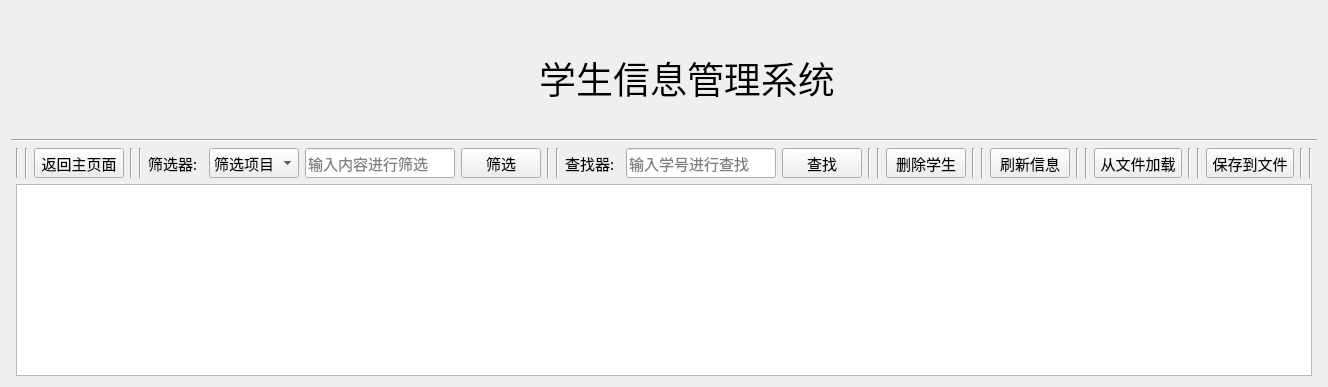
     <widget class="QWidget" name="studentdisp">
      <property name="styleSheet">
       <string notr="true"/>
      </property>
      <layout class="QGridLayout" name="gridLayout_2">
       <item row="0" column="0">
        <layout class="QVBoxLayout" name="verticalLayout">
         <item>
          <spacer name="verticalSpacer_2">
           <property name="orientation">
            <enum>Qt::Vertical</enum>
           </property>
           <property name="sizeType">
            <enum>QSizePolicy::Maximum</enum>
           </property>
           <property name="sizeHint" stdset="0">
            <size>
             <width>20</width>
             <height>40</height>
            </size>
           </property>
          </spacer>
         </item>
         <item>
          <layout class="QHBoxLayout" name="horizontalLayout_2">
           <item>
            <spacer name="horizontalSpacer_3">
             <property name="orientation">
              <enum>Qt::Horizontal</enum>
             </property>
             <property name="sizeHint" stdset="0">
              <size>
               <width>40</width>
               <height>20</height>
              </size>
             </property>
            </spacer>
           </item>
           <item>
            <widget class="QLabel" name="label_19">
             <property name="minimumSize">
              <size>
               <width>40</width>
               <height>40</height>
              </size>
             </property>
             <property name="maximumSize">
              <size>
               <width>40</width>
               <height>40</height>
              </size>
             </property>
             <property name="styleSheet">
              <string notr="true">image: url(:/img/icons/logo.png);</string>
             </property>
             <property name="text">
              <string/>
             </property>
            </widget>
           </item>
           <item>
            <widget class="QLabel" name="label">
             <property name="sizePolicy">
              <sizepolicy hsizetype="Preferred" vsizetype="Preferred">
               <horstretch>0</horstretch>
               <verstretch>0</verstretch>
              </sizepolicy>
             </property>
             <property name="font">
              <font>
               <family>华文楷体</family>
               <pointsize>28</pointsize>
               <weight>50</weight>
               <italic>false</italic>
               <bold>false</bold>
              </font>
             </property>
             <property name="text">
              <string>学生信息管理系统</string>
             </property>
             <property name="alignment">
              <set>Qt::AlignCenter</set>
             </property>
            </widget>
           </item>
           <item>
            <spacer name="horizontalSpacer_4">
             <property name="orientation">
              <enum>Qt::Horizontal</enum>
             </property>
             <property name="sizeHint" stdset="0">
              <size>
               <width>40</width>
               <height>20</height>
              </size>
             </property>
            </spacer>
           </item>
          </layout>
         </item>
         <item>
          <widget class="QLabel" name="savetishi">
           <property name="minimumSize">
            <size>
             <width>0</width>
             <height>20</height>
            </size>
           </property>
           <property name="font">
            <font>
             <family>楷体</family>
             <pointsize>12</pointsize>
            </font>
           </property>
           <property name="text">
            <string/>
           </property>
           <property name="alignment">
            <set>Qt::AlignCenter</set>
           </property>
          </widget>
         </item>
         <item>
          <widget class="Line" name="line_7">
           <property name="orientation">
            <enum>Qt::Horizontal</enum>
           </property>
          </widget>
         </item>
         <item>
          <layout class="QHBoxLayout" name="horizontalLayout_3">
           <item>
            <spacer name="horizontalSpacer_32">
             <property name="orientation">
              <enum>Qt::Horizontal</enum>
             </property>
             <property name="sizeType">
              <enum>QSizePolicy::Expanding</enum>
             </property>
             <property name="sizeHint" stdset="0">
              <size>
               <width>5</width>
               <height>20</height>
              </size>
             </property>
            </spacer>
           </item>
           <item>
            <widget class="Line" name="line_18">
             <property name="orientation">
              <enum>Qt::Vertical</enum>
             </property>
            </widget>
           </item>
           <item>
            <widget class="Line" name="line_19">
             <property name="orientation">
              <enum>Qt::Vertical</enum>
             </property>
            </widget>
           </item>
           <item>
            <widget class="QPushButton" name="pushButton_2">
             <property name="minimumSize">
              <size>
               <width>90</width>
               <height>30</height>
              </size>
             </property>
             <property name="maximumSize">
              <size>
               <width>9999</width>
               <height>30</height>
              </size>
             </property>
             <property name="font">
              <font>
               <family>楷体</family>
               <pointsize>11</pointsize>
              </font>
             </property>
             <property name="text">
              <string>返回主页面</string>
             </property>
            </widget>
           </item>
           <item>
            <widget class="Line" name="line_17">
             <property name="orientation">
              <enum>Qt::Vertical</enum>
             </property>
            </widget>
           </item>
           <item>
            <widget class="Line" name="line_8">
             <property name="orientation">
              <enum>Qt::Vertical</enum>
             </property>
            </widget>
           </item>
           <item>
            <widget class="QLabel" name="label_17">
             <property name="minimumSize">
              <size>
               <width>55</width>
               <height>30</height>
              </size>
             </property>
             <property name="maximumSize">
              <size>
               <width>9999</width>
               <height>30</height>
              </size>
             </property>
             <property name="font">
              <font>
               <family>楷体</family>
               <pointsize>11</pointsize>
              </font>
             </property>
             <property name="text">
              <string>筛选器:</string>
             </property>
            </widget>
           </item>
           <item>
            <widget class="QComboBox" name="comboBox">
             <property name="minimumSize">
              <size>
               <width>90</width>
               <height>30</height>
              </size>
             </property>
             <property name="maximumSize">
              <size>
               <width>9999</width>
               <height>30</height>
              </size>
             </property>
             <property name="font">
              <font>
               <family>楷体</family>
               <pointsize>11</pointsize>
              </font>
             </property>
             <item>
              <property name="text">
               <string>筛选项目</string>
              </property>
             </item>
             <item>
              <property name="text">
               <string>年级</string>
              </property>
             </item>
             <item>
              <property name="text">
               <string>专业</string>
              </property>
             </item>
             <item>
              <property name="text">
               <string>班级</string>
              </property>
             </item>
             <item>
              <property name="text">
               <string>姓名</string>
              </property>
             </item>
             <item>
              <property name="text">
               <string>寝室号</string>
              </property>
             </item>
            </widget>
           </item>
           <item>
            <widget class="QLineEdit" name="shaixuanqi">
             <property name="minimumSize">
              <size>
               <width>150</width>
               <height>30</height>
              </size>
             </property>
             <property name="maximumSize">
              <size>
               <width>9999</width>
               <height>30</height>
              </size>
             </property>
             <property name="font">
              <font>
               <family>楷体</family>
               <pointsize>11</pointsize>
              </font>
             </property>
             <property name="text">
              <string/>
             </property>
             <property name="placeholderText">
              <string>输入内容进行筛选</string>
             </property>
            </widget>
           </item>
           <item>
            <widget class="QPushButton" name="pushButton">
             <property name="minimumSize">
              <size>
               <width>60</width>
               <height>30</height>
              </size>
             </property>
             <property name="maximumSize">
              <size>
               <width>9999</width>
               <height>30</height>
              </size>
             </property>
             <property name="font">
              <font>
               <family>楷体</family>
               <pointsize>11</pointsize>
              </font>
             </property>
             <property name="text">
              <string>筛选</string>
             </property>
            </widget>
           </item>
           <item>
            <widget class="Line" name="line_2">
             <property name="orientation">
              <enum>Qt::Vertical</enum>
             </property>
            </widget>
           </item>
           <item>
            <widget class="Line" name="line_9">
             <property name="orientation">
              <enum>Qt::Vertical</enum>
             </property>
            </widget>
           </item>
           <item>
            <widget class="QLabel" name="label_18">
             <property name="minimumSize">
              <size>
               <width>55</width>
               <height>30</height>
              </size>
             </property>
             <property name="maximumSize">
              <size>
               <width>9999</width>
               <height>30</height>
              </size>
             </property>
             <property name="font">
              <font>
               <family>楷体</family>
               <pointsize>11</pointsize>
              </font>
             </property>
             <property name="text">
              <string>查找器:</string>
             </property>
            </widget>
           </item>
           <item>
            <widget class="QLineEdit" name="chazhaoqi">
             <property name="minimumSize">
              <size>
               <width>150</width>
               <height>30</height>
              </size>
             </property>
             <property name="maximumSize">
              <size>
               <width>9999</width>
               <height>30</height>
              </size>
             </property>
             <property name="font">
              <font>
               <family>楷体</family>
               <pointsize>11</pointsize>
              </font>
             </property>
             <property name="text">
              <string/>
             </property>
             <property name="maxLength">
              <number>12</number>
             </property>
             <property name="placeholderText">
              <string>输入学号进行查找</string>
             </property>
            </widget>
           </item>
           <item>
            <widget class="QPushButton" name="pushButton_5">
             <property name="minimumSize">
              <size>
               <width>60</width>
               <height>30</height>
              </size>
             </property>
             <property name="maximumSize">
              <size>
               <width>9999</width>
               <height>30</height>
              </size>
             </property>
             <property name="font">
              <font>
               <family>楷体</family>
               <pointsize>11</pointsize>
              </font>
             </property>
             <property name="text">
              <string>查找</string>
             </property>
            </widget>
           </item>
           <item>
            <widget class="Line" name="line_6">
             <property name="orientation">
              <enum>Qt::Vertical</enum>
             </property>
            </widget>
           </item>
           <item>
            <widget class="Line" name="line_10">
             <property name="orientation">
              <enum>Qt::Vertical</enum>
             </property>
            </widget>
           </item>
           <item>
            <widget class="QPushButton" name="pushButton_4">
             <property name="minimumSize">
              <size>
               <width>75</width>
               <height>30</height>
              </size>
             </property>
             <property name="maximumSize">
              <size>
               <width>9999</width>
               <height>30</height>
              </size>
             </property>
             <property name="font">
              <font>
               <family>楷体</family>
               <pointsize>11</pointsize>
              </font>
             </property>
             <property name="text">
              <string>删除学生</string>
             </property>
            </widget>
           </item>
           <item>
            <widget class="Line" name="line_11">
             <property name="orientation">
              <enum>Qt::Vertical</enum>
             </property>
            </widget>
           </item>
           <item>
            <widget class="Line" name="line_3">
             <property name="orientation">
              <enum>Qt::Vertical</enum>
             </property>
            </widget>
           </item>
           <item>
            <widget class="QPushButton" name="readfile">
             <property name="minimumSize">
              <size>
               <width>75</width>
               <height>30</height>
              </size>
             </property>
             <property name="maximumSize">
              <size>
               <width>9999</width>
               <height>30</height>
              </size>
             </property>
             <property name="font">
              <font>
               <family>楷体</family>
               <pointsize>11</pointsize>
              </font>
             </property>
             <property name="text">
              <string>刷新信息</string>
             </property>
            </widget>
           </item>
           <item>
            <widget class="Line" name="line_4">
             <property name="orientation">
              <enum>Qt::Vertical</enum>
             </property>
            </widget>
           </item>
           <item>
            <widget class="Line" name="line_12">
             <property name="orientation">
              <enum>Qt::Vertical</enum>
             </property>
            </widget>
           </item>
           <item>
            <widget class="QPushButton" name="pushButton_3">
             <property name="minimumSize">
              <size>
               <width>88</width>
               <height>30</height>
              </size>
             </property>
             <property name="maximumSize">
              <size>
               <width>9999</width>
               <height>30</height>
              </size>
             </property>
             <property name="font">
              <font>
               <family>楷体</family>
               <pointsize>11</pointsize>
              </font>
             </property>
             <property name="text">
              <string>从文件加载</string>
             </property>
            </widget>
           </item>
           <item>
            <widget class="Line" name="line_5">
             <property name="orientation">
              <enum>Qt::Vertical</enum>
             </property>
            </widget>
           </item>
           <item>
            <widget class="Line" name="line_13">
             <property name="orientation">
              <enum>Qt::Vertical</enum>
             </property>
            </widget>
           </item>
           <item>
            <widget class="QPushButton" name="savefile">
             <property name="minimumSize">
              <size>
               <width>88</width>
               <height>30</height>
              </size>
             </property>
             <property name="maximumSize">
              <size>
               <width>9999</width>
               <height>30</height>
              </size>
             </property>
             <property name="font">
              <font>
               <family>楷体</family>
               <pointsize>11</pointsize>
              </font>
             </property>
             <property name="text">
              <string>保存到文件</string>
             </property>
            </widget>
           </item>
           <item>
            <widget class="Line" name="line_14">
             <property name="orientation">
              <enum>Qt::Vertical</enum>
             </property>
            </widget>
           </item>
           <item>
            <widget class="Line" name="line_15">
             <property name="orientation">
              <enum>Qt::Vertical</enum>
             </property>
            </widget>
           </item>
           <item>
            <spacer name="horizontalSpacer_5">
             <property name="orientation">
              <enum>Qt::Horizontal</enum>
             </property>
             <property name="sizeType">
              <enum>QSizePolicy::Expanding</enum>
             </property>
             <property name="sizeHint" stdset="0">
              <size>
               <width>5</width>
               <height>20</height>
              </size>
             </property>
            </spacer>
           </item>
          </layout>
         </item>
         <item>
          <layout class="QHBoxLayout" name="horizontalLayout">
           <item>
            <spacer name="horizontalSpacer_2">
             <property name="orientation">
              <enum>Qt::Horizontal</enum>
             </property>
             <property name="sizeType">
              <enum>QSizePolicy::Fixed</enum>
             </property>
             <property name="sizeHint" stdset="0">
              <size>
               <width>5</width>
               <height>20</height>
              </size>
             </property>
            </spacer>
           </item>
           <item>
            <widget class="QTableWidget" name="tableWidget">
             <property name="minimumSize">
              <size>
               <width>1000</width>
               <height>0</height>
              </size>
             </property>
             <property name="font">
              <font>
               <family>楷体</family>
               <pointsize>11</pointsize>
              </font>
             </property>
             <property name="styleSheet">
              <string notr="true"/>
             </property>
             <attribute name="horizontalHeaderVisible">
              <bool>false</bool>
             </attribute>
             <attribute name="verticalHeaderVisible">
              <bool>false</bool>
             </attribute>
            </widget>
           </item>
           <item>
            <spacer name="horizontalSpacer">
             <property name="orientation">
              <enum>Qt::Horizontal</enum>
             </property>
             <property name="sizeType">
              <enum>QSizePolicy::Fixed</enum>
             </property>
             <property name="sizeHint" stdset="0">
              <size>
               <width>5</width>
               <height>20</height>
              </size>
             </property>
            </spacer>
           </item>
          </layout>
         </item>
        </layout>
       </item>
      </layout>
     </widget>
